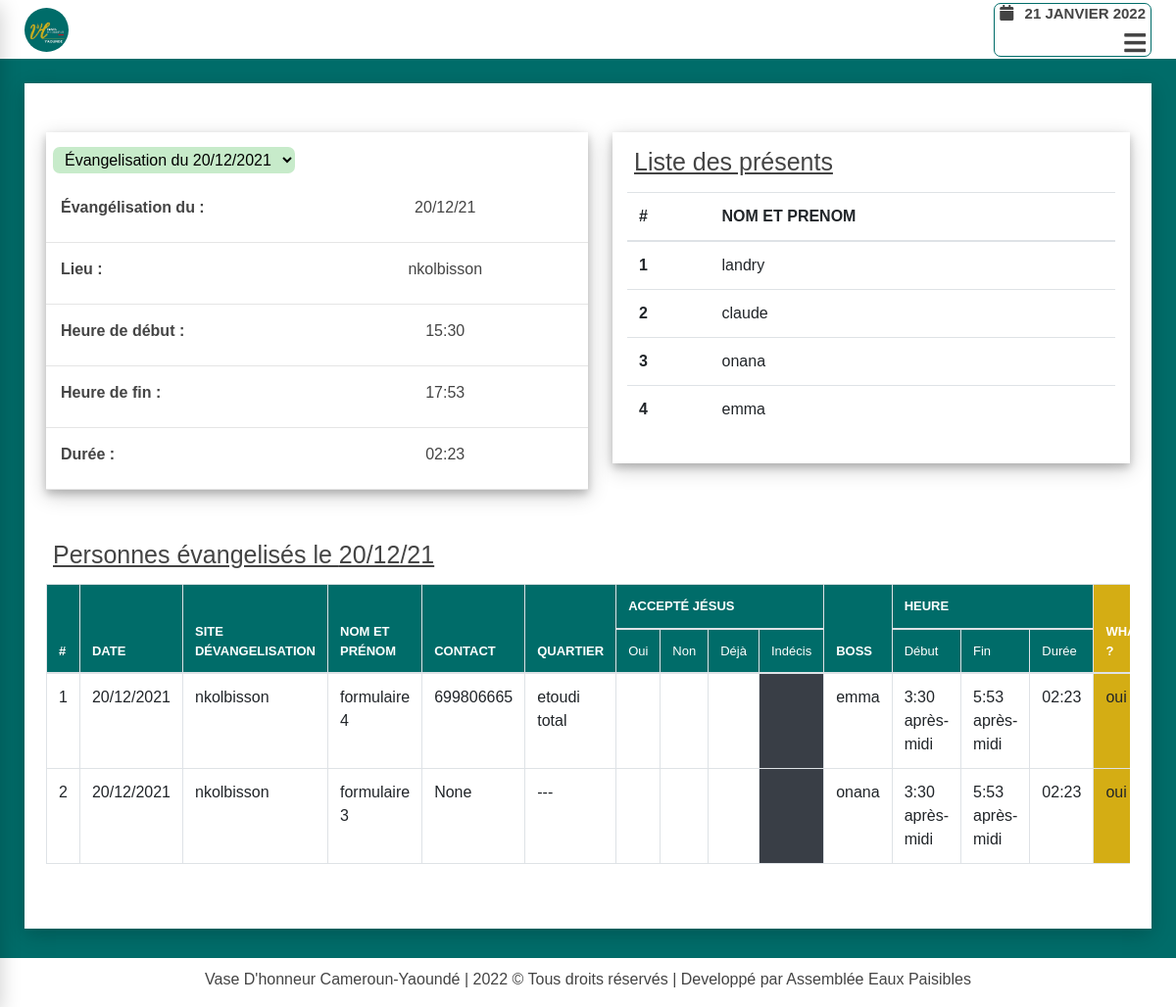
/evangelisation/, run on the app's committed database.
### evangelisation/models.py (models this page shows, shortened)
class Evangelisation(models.Model):
    status = (
        ('oui', 'Oui'),
        ('non', 'Non')
    )
    day = models.DateField(verbose_name="Jour d'évangélisation",
            default=timezone.now, unique=True,
            error_messages={'unique':"ce moment d'évangelisation existe déjà"})
    heure_de_debut = models.TimeField(default=timezone.now, verbose_name="Heure de début")
    heure_de_fin = models.TimeField(default=timezone.now, verbose_name="Heure de fin")
    site = models.ForeignKey(Site, related_name="evangelisations", verbose_name="Lieu d'évangelisation",
                            on_delete=models.SET_NULL, blank=True,  null=True)
    author = models.ForeignKey(User, related_name='evangs', on_delete=models.SET_NULL,
                                blank=True, null=True, verbose_name="créer par ")
    boss = models.ManyToManyField(Participant, related_name='participations',
                                blank=True, verbose_name="Qui sont présents ?")
    observation = models.TextField(verbose_name="Observations", null=True, blank=True)
    def __str__(self):
        if self.day.month >=10:
            return f"Évangelisation du {self.day.day}/{self.day.month}/{self.day.year}"
        else:
            return f"Évangelisation du {self.day.day}/0{self.day.month}/{self.day.year}"
    def dure(self):
        rest = None
        debut_minites = self.heure_de_debut.hour*60 + self.heure_de_debut.minute
        fin_minites = self.heure_de_fin.hour*60 + self.heure_de_fin.minute
        if debut_minites<=fin_minites:
            heure = (fin_minites - debut_minites)//60
            mini = (fin_minites - debut_minites)%60
            if 0<=heure<=9:
                if 0<=mini<=9:
                    rest = f"0{int(heure)}:0{mini}"
                else:
                    rest = f"0{int(heure)}:{mini}"
            else:
                if 0<=mini<=9:
                    rest = f"{int(heure)}:0{mini}"
                rest = f"{heure}:{mini}"
        else:
            return f"calcule impossible"
        return rest

class Site(models.Model):
    status = (
        ('oui', 'Oui'),
        ('non', 'Non')
    )
    nom_site_evangelisation = models.CharField(max_length=200,
                        verbose_name="site d'évangélisation",
                        help_text="le nom du site doit avoir au moins 03 caractères",
                        unique=True,
                        error_messages={'unique':"Un site avec ce nom existe déjà"})
    description = models.TextField(null=True, blank=True, verbose_name="Description", help_text="ajouter une description du site")
    image = models.ImageField(upload_to='images/site/%Y/%m/%d/', null=True, blank=True, help_text="ajouter une image")
    author = models.ForeignKey(User, related_name='sites',
                                on_delete=models.SET_NULL,
                                null=True,
                                verbose_name="ajouter par ")
    created = models.DateTimeField(auto_now_add=True)
    updated = models.DateTimeField(auto_now=True)
    class Meta:
        verbose_name = "Site d'évangélisation"
    def __str__(self):
        return self.nom_site_evangelisation

class Participant(models.Model):
    SEXE = (
        ('masculin', 'Masculin'),
        ('féminin', 'Féminin')
    )
    nom_et_prenom = models.CharField(max_length=200, unique=True, error_messages={'unique':"Un participant avec ce nom et\ou prénom existe déjà"})
    sexe = models.CharField(choices=SEXE, max_length=15, verbose_name='Sexe')
    author = models.ForeignKey(User, related_name='participants',
                                on_delete=models.SET_NULL,
                                blank=True,
                                null=True,
                                verbose_name="créer par ")
    created = models.DateTimeField(auto_now_add=True)
    updated = models.DateTimeField(auto_now=True)

class Person(models.Model):
    ACCEPTE_JESUS = (
        ('oui', 'Oui'),
        ('non', 'Non'),
        ('ras', 'Indécis'),
        ('déjà', 'Déjà')
    )
    SEXE = (
        ('masculin', 'Masculin'),
        ('féminin', 'Féminin')
    )
    WHATSAPP = (
        ('oui', 'Oui'),
        ('non', 'Non'),
    )
    author = models.ForeignKey(User, related_name='auth_personnes',
                                            on_delete=models.SET_NULL,
                                            blank=True,
                                            null=True,
                                            verbose_name="Enrgistré par ")
    evangelisation = models.ForeignKey(Evangelisation, related_name='personnes',
                                            on_delete=models.DO_NOTHING,
                                            blank=True,
                                            null=False,
                                            verbose_name="Moment d'évangelisation")
    date = models.DateField(auto_now_add=True)
    nom_et_prenom = models.CharField(max_length=200,
        verbose_name='Nom et Prénom',
        unique=True,
        null=False,
        help_text="ce champ doit avoir au moins trois caractères",
        error_messages={'unique':"Une personne avec ce nom existe déjà"})
    contacts = models.PositiveIntegerField(
                verbose_name="Numéro de téléphone",
                blank=True,
                null=True,
                default= "---",
                help_text="Le numéro de téléphone doit avoir 09 chiffres"
            )
    quartier_d_habitation = models.CharField(
        max_length=200,
        verbose_name="Quartier d'habitation",
        help_text="ce champ doit avoir au moins trois caractères",
        blank=True,
        null=True,
        default="---"
    )
    accepte_jesus = models.CharField(choices=ACCEPTE_JESUS, max_length=15, verbose_name='Accepté JÉSUS')
    sexe = models.CharField(choices=SEXE, max_length=15, verbose_name='Sexe')
    whatsapp = models.CharField(choices=WHATSAPP, max_length=15, verbose_name='Whatsapp', blank=True,  null=True)
    boss = models.ManyToManyField(Participant, related_name='personnes',
                        verbose_name="Qui l'ont évangelisé ?",
                        help_text="selectionner les personnes ayant évangelisés cette personne", blank=True)
    sujets_de_priere = models.TextField(verbose_name="Prière et observation", null=True, blank=True, help_text="ce champ est optionnel")
    temoignages = models.TextField(verbose_name="Témoignage", null=True, blank=True, help_text="ce champ est optionnel")
    created = models.DateTimeField(auto_now_add=True, verbose_name='créer à')
    updated = models.DateTimeField(auto_now=True, verbose_name='mis à jour à')
    class Meta:
        verbose_name = "Personne évangélisé"
        ordering = ('-nom_et_prenom',)

### evangelisation/views.py (the view)
def evangelisation_app_index(request):
    context = dict()
    evang_first = None
    evangs = None
    evangs = Evangelisation.objects.all()
    if 'liste-evang' in request.GET:
        id = int(request.GET['liste-evang'])
        evang_first = Evangelisation.objects.get(id=id)
    else:
        evang_first = evangs.first()
    context['evang_first'] = evang_first
    context['evangs'] = evangs
    context['select_link'] = 'evangelisation'
    return render(request, 'index.html', context)

### evangelisation/templates/index.html (shortened to what this page needs)
{% extends 'base.html' %}
{% block hamburger %}
    <div class="menu-btn">
        <i class="fas fa-bars"></i>
    </div>
{% endblock hamburger %}
{% block content %}
<div class="home">
    <div class="wrapper-evang">
        <div class="row">
            <div class="col-md-6">
                <div class="wrapper-detail-evang">
                    <div class="evang-dropdow">
                        <form action="{% url 'evangelisation:evangelisation_app_index' %}">
                            <select onchange="form.submit()" name="liste-evang" id="liste-evang">
                                {% for evg in evangs %}
                                    <option
                                    {% if evang_first.id == evg.id %}
                                        selected="true"
                                    {% endif %}
                                         value="{{evg.id}}">{{evg}}</option>
                                {% endfor %}
                            </select>
                        </form>
                    </div>
                    <dl class="dl-horizontal">
                        <div class="pt-2">
                            <div class="row">
                                <dt class="col-sm-6">Évangélisation du :</dt>
                                <dd class="col-sm-6">{{ evang_first.day|date:"d/m/y" }}</dd>
                            </div>
                            <div class="row">
                                <dt class="col-sm-6">Lieu :</dt>
                                <dd class="col-sm-6">{{ evang_first.site }}</dd>
                            </div>
                            <div class="row">
                                <dt class="col-sm-6">Heure de début :</dt>
                                <dd class="col-sm-6">{{ evang_first.heure_de_debut|time:'H:i' }}</dd>
                            </div>
                            <div class="row">
                                <dt class="col-sm-6">Heure de fin :</dt>
                                <dd class="col-sm-6">{{ evang_first.heure_de_fin|time:'H:i' }}</dd>
                            </div>
                            <div class="row">
                                <dt class="col-sm-6">Durée :</dt>
                                <dd class="col-sm-6">{{ evang_first.dure }}</dd>
                            </div>
                        </div>
                    </dl>
                </div>
            </div>
            <div class="col-md-6">
                <div class="wrapper-detail-participants">
                    <h2 class="mb-3 h-deco">
                        Liste des présents
                    </h2>
                    <div class="rempl">
                        <div class="table-responsive tab-elmt scroll-tab-elmt-evang-boss">
                            <table class="table table-hover" id="table-evang">
                                <thead>
                                    <tr>
                                        <th scope="col" rowspan="2">#</th>
                                        <th scope="col" rowspan="2">Nom et Prenom</th>
                                    </tr>
                                </thead>
                                <tbody>
                                    {% for boss in evang_first.boss.all %}
                                        <tr>
                                            <th scope="row">{{ forloop.counter }}</th>
                                            <td>{{ boss.nom_et_prenom }}</td>
                                        </tr>
                                    {% empty %}
                                        <p class="tabl_empty">pas de donnée</p>
                                    {% endfor %}
                                </tbody>
                            </table>
                        </div>
                    </div>
                </div>
            </div>
        </div>
    </div>
    <div class="wrapper-tabl-evang">
        <h2>Personnes évangelisés le {{evang_first.day|date:"d/m/y"}}</h2>
        {% include 'table-index.html' %}
    </div>
</div>
{% endblock content %}

### evangelisation/templates/table-index.html (shortened to what this page needs)
<div class="table-responsive">
    <table class="table table-bordered table-hover" id="person-evang">
        <thead>
            <tr>
                <th scope="col" rowspan="2" class="action-checkbox-column">
                    #
                </th>
                <th scope="col" rowspan="2">Date</th>
                <th scope="col" rowspan="2">Site dévangelisation</th>
                <th scope="col" rowspan="2">Nom et prénom</th>
                <th scope="col" rowspan="2">Contact</th>
                <th scope="col" rowspan="2">Quartier</th>
                <th scope="col" colspan="4">Accepté JÉSUS</th>
                <th scope="col" rowspan="2">Boss</th>
                <th scope="col" colspan="3">Heure</th>
                <th scope="col" rowspan="2" style="background-color: #d4ad14;">Whatsapp ?</th>
            </tr>
            <tr>
                <td>Oui</td>
                <td>Non</td>
                <td>Déjà</td>
                <td>Indécis</td>
                <td>Début</td>
                <td>Fin</td>
                <td>Durée</td>
            </tr>
        </thead>
        <tbody>
            {% for pers in evang_first.personnes.all %}
                <tr>
                    <td scope="row" class="action-checkbox">
                        {{forloop.counter}}
                    </td>
                    <td>{{ pers.evangelisation.day|date:"d/m/Y" }}</td>
                    <td>{{ pers.evangelisation.site }}</td>
                    <td>{{ pers.nom_et_prenom }}</td>
                    <td>{{ pers.contacts }}</td>
                    <td>{{ pers.quartier_d_habitation }}</td>
                    {% if pers.accepte_jesus == 'oui' %}
                        <td style="background-color: #54E346;"></td>
                        <td></td>
                        <td></td>
                        <td></td>
                    {% elif pers.accepte_jesus == 'non' %}
                        <td></td>
                        <td style="background-color: #E71414;"></td>
                        <td></td>
                        <td></td>
                    {% elif pers.accepte_jesus == 'déjà' %}
                        <td></td>
                        <td></td>
                        <td style="background-color: #3EDBF0;"></td>
                        <td></td>
                    {% elif pers.accepte_jesus == 'ras' %}
                        <td></td>
                        <td></td>
                        <td></td>
                        <td style="background-color: #393E46;"></td>
                    {% endif %}
                    <td>
                        {% for boss in pers.boss.all %}
                            {{ boss.nom_et_prenom }}
                        {% endfor %}
                    </td>
                    <td>{{ pers.evangelisation.heure_de_debut }}</td>
                    <td>{{ pers.evangelisation.heure_de_fin }}</td>
                    <td>{{ pers.evangelisation.dure }}</td>
                    <td style="background-color: #d4ad14;">{{ pers.whatsapp }}</td>
                </tr>
            {% endfor %}
        </tbody>
    </table>
</div>

### data on the page
Evangelisation: day "20/12/21", site "nkolbisson", heure_de_debut "15:30", heure_de_fin "17:53", dure "02:23"
Participant: nom_et_prenom "landry"
Participant: nom_et_prenom "claude"
Participant: nom_et_prenom "onana"
Participant: nom_et_prenom "emma"
Person: evangelisation.day "20/12/2021", evangelisation.site "nkolbisson", nom_et_prenom "formulaire 4", contacts "699806665", quartier_d_habitation "etoudi total", accepte_jesus "ras" (drawn), evangelisation.heure_de_debut "3:30 après-midi", evangelisation.heure_de_fin "5:53 après-midi", evangelisation.dure "02:23", whatsapp "oui"
Person: evangelisation.day "20/12/2021", evangelisation.site "nkolbisson", nom_et_prenom "formulaire 3", contacts "None", quartier_d_habitation "---", accepte_jesus "ras" (drawn), evangelisation.heure_de_debut "3:30 après-midi", evangelisation.heure_de_fin "5:53 après-midi", evangelisation.dure "02:23", whatsapp "oui"

### other printed values
form field liste-evang "Évangelisation du 20/12/2021"
